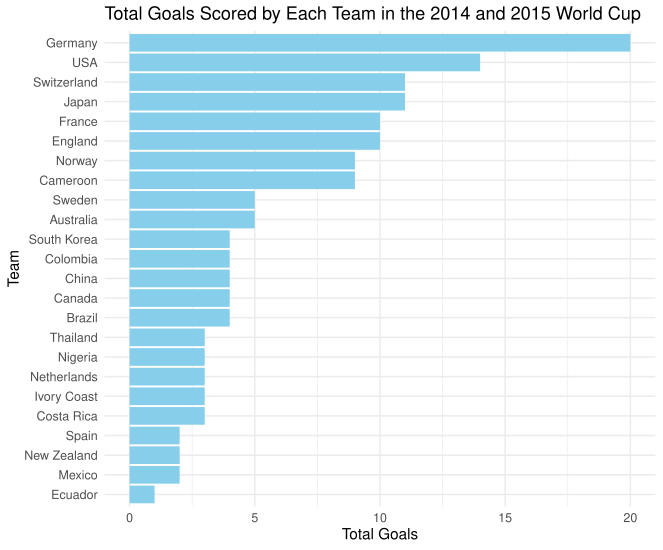

Generate this figure with R:
# Load required packages
library(dplyr)
library(tidyr)

# Filter for the 2015 World Cup matches
str(world_cup)
head(world_cup)

world_cup_2015 <- world_cup %>%
  filter(competition %in% c("2015 FIFA Men's World Cup", "2015 FIFA Women's World Cup"))

# Compute total goals scored by each team
team_goals <- world_cup_2015 %>%
  # Select relevant columns
  select(team_1, score_1, team_2, score_2) %>%
  # Pivot to gather teams and their respective scores into one column
  pivot_longer(
    cols = c(team_1, team_2),
    names_to = "team_role",
    values_to = "team"
  ) %>%
  pivot_longer(
    cols = c(score_1, score_2),
    names_to = "score_role",
    values_to = "goals"
  ) %>%
  # Ensure matching teams with their respective scores
  filter(
    (team_role == "team_1" & score_role == "score_1") |
      (team_role == "team_2" & score_role == "score_2")
  ) %>%
  # Summarize total goals scored by each team
  group_by(team) %>%
  summarize(total_goals = sum(goals, na.rm = TRUE)) %>%
  # Sort in descending order of total goals
  arrange(desc(total_goals))

# Display the result
print(team_goals, n = 24)

ggplot(team_goals, aes(x = reorder(team, total_goals), y = total_goals)) +
  geom_bar(stat = "identity", fill = "skyblue") +
  coord_flip() +  # Flip the coordinates to make it horizontal
  labs(
    title = "Total Goals Scored by Each Team in the 2014 and 2015 World Cup",
    x = "Team",
    y = "Total Goals"
  ) +
  theme_minimal()
